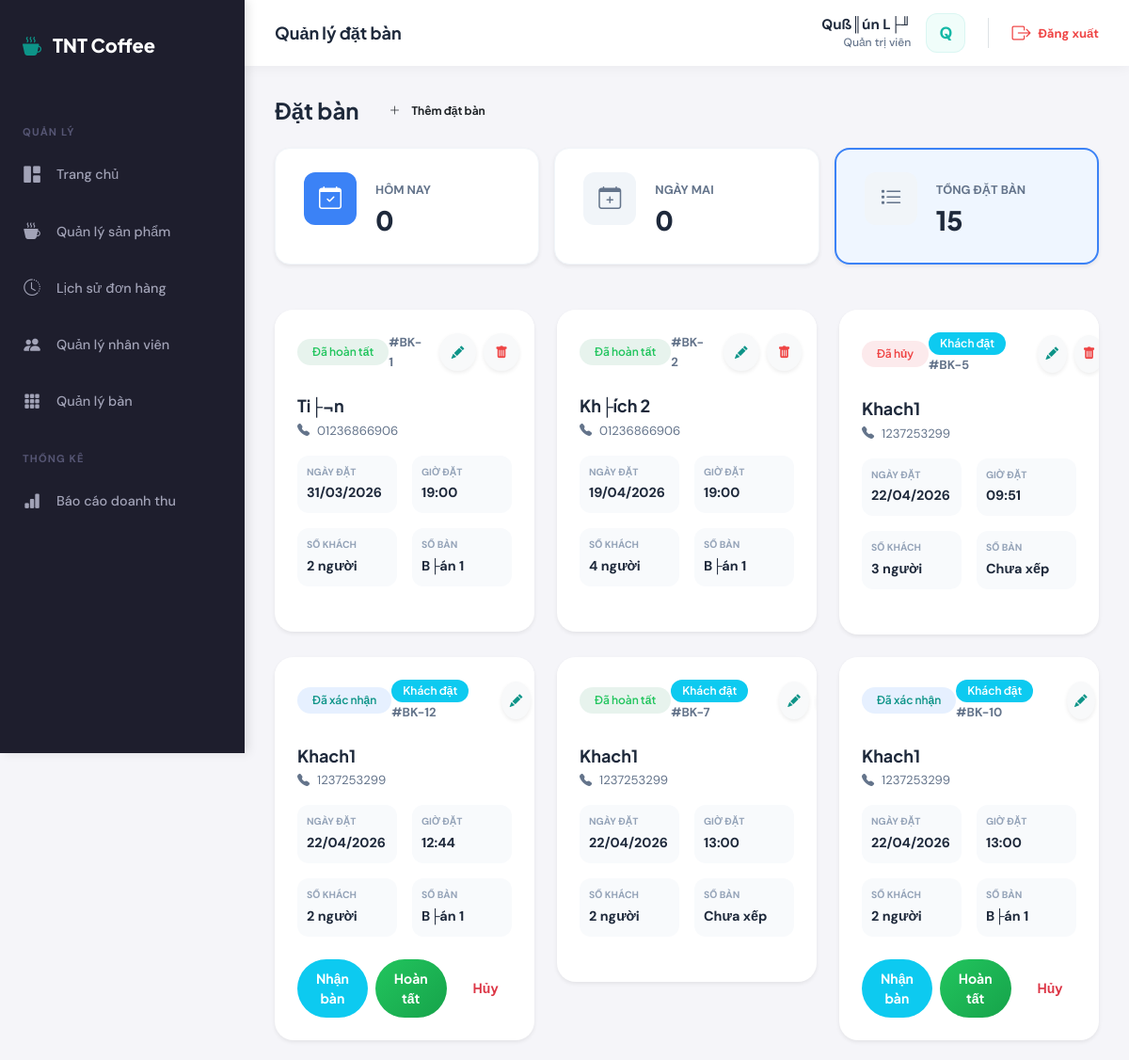
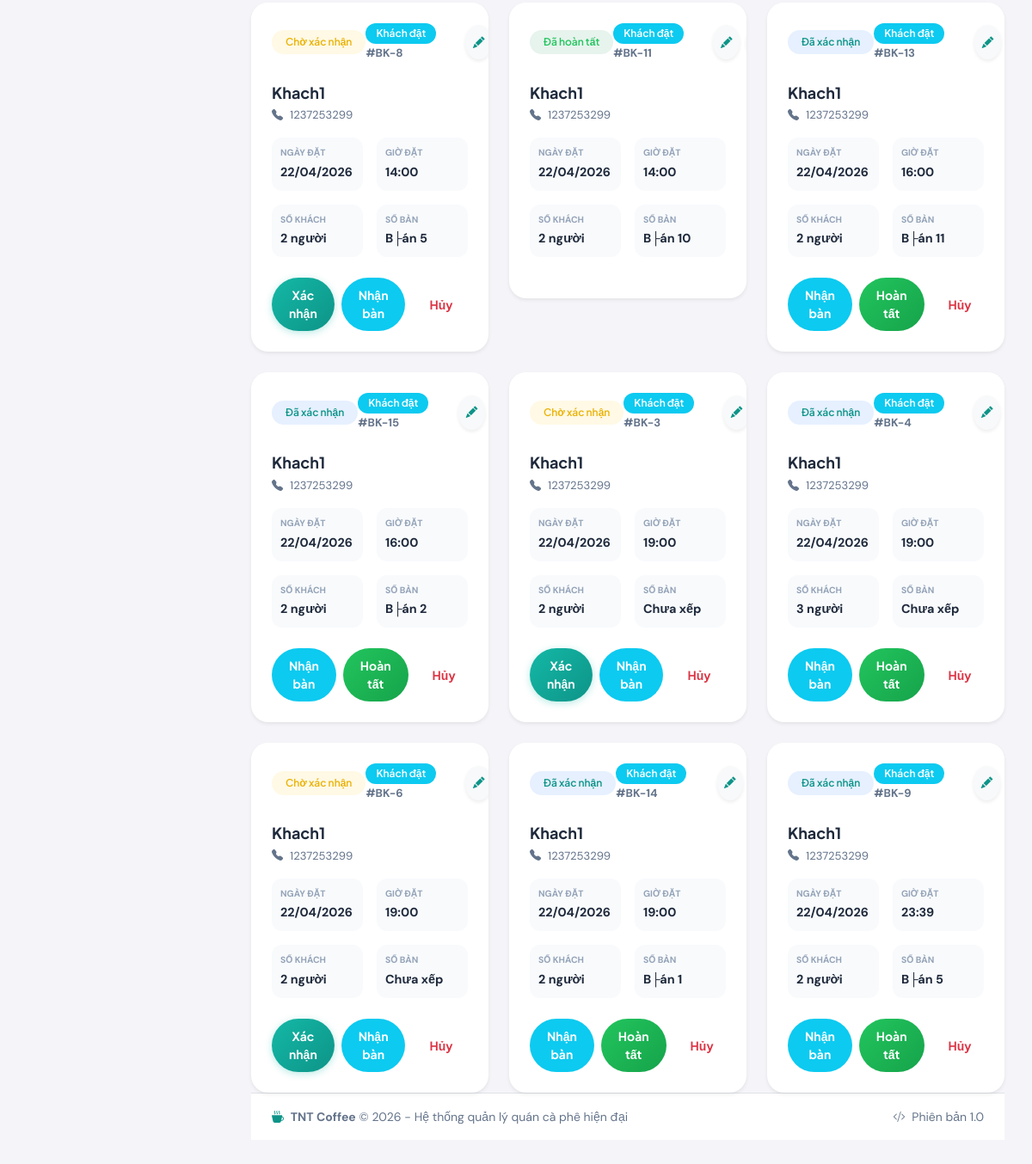
/admin/bookings/index.php (signed in), run on the app's committed database (2 pictures, top to bottom).
### tables this page shows
CREATE TABLE `bookings` (
  `id` int(11) NOT NULL AUTO_INCREMENT,
  `customer_id` int(11) DEFAULT NULL,
  `customer_name` varchar(100) NOT NULL,
  `customer_phone` varchar(20) NOT NULL,
  `table_id` int(11) DEFAULT NULL,
  `booking_date` date NOT NULL,
  `booking_time` time NOT NULL,
  `guests` int(11) DEFAULT 2,
  `note` text DEFAULT NULL,
  `status` enum('pending','confirmed','using','cancelled','completed') DEFAULT 'pending',
  `created_at` timestamp NOT NULL DEFAULT current_timestamp(),
  `updated_at` timestamp NOT NULL DEFAULT current_timestamp() ON UPDATE current_timestamp(),
  `created_by_role` enum('admin','employee','customer') DEFAULT 'admin',
  PRIMARY KEY (`id`),
  KEY `table_id` (`table_id`),
  KEY `customer_id` (`customer_id`),
  CONSTRAINT `bookings_ibfk_1` FOREIGN KEY (`table_id`) REFERENCES `tables` (`id`) ON DELETE SET NULL,
  CONSTRAINT `bookings_ibfk_2` FOREIGN KEY (`customer_id`) REFERENCES `customers` (`id`) ON DELETE SET NULL
);

CREATE TABLE `tables` (
  `id` int(11) NOT NULL AUTO_INCREMENT,
  `name` varchar(50) NOT NULL,
  `capacity` int(11) NOT NULL DEFAULT 4,
  `status` enum('free','booked','busy') DEFAULT 'free',
  `created_at` timestamp NULL DEFAULT current_timestamp(),
  `updated_at` timestamp NULL DEFAULT current_timestamp() ON UPDATE current_timestamp(),
  PRIMARY KEY (`id`)
);

### config/database.php (called while the page is built, shortened)
<?php
function executeQuery($pdo, $sql, $params = []) {
    try {
        $stmt = $pdo->prepare($sql);
        $stmt->execute($params);
        return $stmt;
    } catch (PDOException $e) {
        error_log("Query Error: " . $e->getMessage());
        throw $e;
    }
}
function fetchOne($pdo, $sql, $params = []) {
    $stmt = executeQuery($pdo, $sql, $params);
    return $stmt->fetch();
}
function fetchAll($pdo, $sql, $params = []) {
    $stmt = executeQuery($pdo, $sql, $params);
    return $stmt->fetchAll();
}

### admin/bookings/index.php (the view, shortened to what this page needs)
<?php
require_once dirname(dirname(__DIR__)) . '/config/database.php';
try {
    $pdo->exec("CREATE TABLE IF NOT EXISTS bookings (
        id INT AUTO_INCREMENT PRIMARY KEY,
        customer_name VARCHAR(100) NOT NULL,
        customer_phone VARCHAR(20) NOT NULL,
        table_id INT NULL,
        booking_date DATE NOT NULL,
        booking_time TIME NOT NULL,
        guests INT DEFAULT 2,
        note TEXT,
        status ENUM('pending', 'confirmed', 'using', 'cancelled', 'completed') DEFAULT 'pending',
        created_by_role ENUM('admin', 'employee') DEFAULT 'admin',
        created_at TIMESTAMP DEFAULT CURRENT_TIMESTAMP,
        updated_at TIMESTAMP DEFAULT CURRENT_TIMESTAMP ON UPDATE CURRENT_TIMESTAMP,
        FOREIGN KEY (table_id) REFERENCES tables(id) ON DELETE SET NULL
    ) ENGINE=InnoDB DEFAULT CHARSET=utf8mb4 COLLATE=utf8mb4_unicode_ci");
    $pdo->exec("ALTER TABLE bookings MODIFY COLUMN status ENUM('pending', 'confirmed', 'using', 'cancelled', 'completed') DEFAULT 'pending'");
    $checkColumn = $pdo->query("SHOW COLUMNS FROM bookings LIKE 'created_by_role'")->fetch();
    if (!$checkColumn) {
        $pdo->exec("ALTER TABLE bookings ADD COLUMN created_by_role ENUM('admin', 'employee', 'customer') DEFAULT 'admin' AFTER status");
    } else {
        $pdo->exec("ALTER TABLE bookings MODIFY COLUMN created_by_role ENUM('admin', 'employee', 'customer') DEFAULT 'admin'");
    }
    $pdo->exec("ALTER TABLE tables MODIFY COLUMN status ENUM('free', 'booked', 'busy') DEFAULT 'free'");
} catch (Exception $e) { }
$today = date('Y-m-d');
$tomorrow = date('Y-m-d', strtotime('+1 day'));
$stats = [
    'today' => fetchOne($pdo, "SELECT COUNT(*) as count FROM bookings WHERE booking_date = ?", [$today])['count'],
    'tomorrow' => fetchOne($pdo, "SELECT COUNT(*) as count FROM bookings WHERE booking_date = ?", [$tomorrow])['count'],
    'total' => fetchOne($pdo, "SELECT COUNT(*) as count FROM bookings")['count']
];
$current_filter = $_GET['filter'] ?? 'all';
$sql = "SELECT b.*, t.name as table_name, c.full_name as linked_customer_name
        FROM bookings b
        LEFT JOIN tables t ON b.table_id = t.id
        LEFT JOIN customers c ON b.customer_id = c.id";
$params = [];
$sql .= " ORDER BY b.booking_date ASC, b.booking_time ASC";
$bookings = fetchAll($pdo, $sql, $params);
require_once dirname(dirname(__DIR__)) . '/includes/header.php';
?>
<div class="main-content-pos">
    <div class="d-flex justify-content-between align-items-center mb-4">
        <div class="d-flex align-items-center gap-3">
            <h3 class="fw-bold mb-0">Đặt bàn</h3>
            <button class="btn btn-brown rounded-pill px-3 py-1-5 x-small fw-bold" data-bs-toggle="modal" data-bs-target="#addBookingModal">
                <i class="bi bi-plus-lg me-1"></i> Thêm đặt bàn
            </button>
        </div>
    </div>
    <div class="row g-3 mb-5">
        <div class="col-md-4">
            <a href="?filter=today" class="text-decoration-none">
                <div class="booking-stat-card <?= $current_filter === 'today' ? 'active-filter' : '' ?> shadow-sm">
                    <div class="stat-icon bg-blue-pos"><i class="bi bi-calendar-check"></i></div>
                    <div class="stat-info">
                        <div class="stat-label">Hôm nay</div>
                        <div class="stat-value"><?= $stats['today'] ?></div>
                    </div>
                </div>
            </a>
        </div>
        <div class="col-md-4">
            <a href="?filter=tomorrow" class="text-decoration-none">
                <div class="booking-stat-card <?= $current_filter === 'tomorrow' ? 'active-filter' : '' ?> shadow-sm">
                    <div class="stat-icon bg-gray-light-pos"><i class="bi bi-calendar-plus"></i></div>
                    <div class="stat-info">
                        <div class="stat-label">Ngày mai</div>
                        <div class="stat-value"><?= $stats['tomorrow'] ?></div>
                    </div>
                </div>
            </a>
        </div>
        <div class="col-md-4">
            <a href="?filter=all" class="text-decoration-none">
                <div class="booking-stat-card <?= $current_filter === 'all' ? 'active-filter' : '' ?> shadow-sm">
                    <div class="stat-icon bg-gray-light-pos"><i class="bi bi-list-task"></i></div>
                    <div class="stat-info">
                        <div class="stat-label">Tổng đặt bàn</div>
                        <div class="stat-value"><?= $stats['total'] ?></div>
                    </div>
                </div>
            </a>
        </div>
    </div>
    <?php if (empty($bookings)): ?>
        <div class="booking-empty-container shadow-sm border-0">
            <div class="empty-content text-center py-5">
                <div class="empty-icon-box mb-3">
                    <i class="bi bi-calendar-x fs-1 text-muted opacity-50"></i>
                </div>
                <h5 class="fw-bold mb-1">Không có lịch đặt bàn</h5>
                <p class="text-muted small mb-4">Rất tiếc, hiện tại không có lượt đặt bàn nào cho mục này.</p>
                <button class="btn btn-brown rounded-pill px-4 py-2 fw-bold" data-bs-toggle="modal" data-bs-target="#addBookingModal">
                    <i class="bi bi-plus-lg me-2"></i> Thêm đặt bàn mới
                </button>
            </div>
        </div>
    <?php else: ?>
        <div class="row g-4">
            <?php foreach ($bookings as $b):
                $status_theme = [
                    'pending' => 'warning',
                    'confirmed' => 'primary',
                    'using' => 'info',
                    'cancelled' => 'danger',
                    'completed' => 'success'
                ];
                $status_label = [
                    'pending' => 'Chờ xác nhận',
                    'confirmed' => 'Đã xác nhận',
                    'using' => 'Đang sử dụng',
                    'cancelled' => 'Đã hủy',
                    'completed' => 'Đã hoàn tất'
                ];
            ?>
                <div class="col-xl-4 col-md-6">
                    <div class="booking-card shadow-sm border-0">
                        <div class="card-header border-0 bg-white d-flex justify-content-between align-items-center pt-4 px-4 pb-0">
                            <span class="badge text-<?= $status_theme[$b['status']] ?> bg-<?= $status_theme[$b['status']] ?> bg-opacity-10 py-2 px-3 rounded-pill">
                                <?= $status_label[$b['status']] ?>
                            </span>
                            <div class="d-flex align-items-center gap-2">
                                <span class="text-muted small fw-bold me-2">
                                    <?php if ($b['created_by_role'] === 'customer'): ?>
                                        <span class="badge bg-info text-white">Khách đặt</span>
                                    <?php endif; ?>
                                    #BK-<?= $b['id'] ?>
                                </span>
                                <button class="btn btn-sm btn-icon rounded-circle bg-light border-0 shadow-sm" title="Chỉnh sửa" data-bs-toggle="modal" data-bs-target="#editBookingModal<?= $b['id'] ?>">
                                    <i class="bi bi-pencil-fill text-primary" style="font-size: 0.85rem;"></i>
                                </button>
                                <a href="?action=delete&id=<?= $b['id'] ?>" class="btn btn-sm btn-icon rounded-circle bg-light border-0 shadow-sm" title="Xóa" onclick="return confirm('Bạn có chắc chắn muốn xóa đặt bàn này?');">
                                    <i class="bi bi-trash-fill text-danger" style="font-size: 0.85rem;"></i>
                                </a>
                            </div>
                        </div>
                        <div class="card-body p-4">
                            <h5 class="fw-bold mb-1"><?= htmlspecialchars($b['customer_name']) ?></h5>
                            <p class="text-muted small mb-3"><i class="bi bi-telephone-fill me-2"></i><?= htmlspecialchars($b['customer_phone']) ?></p>
                            <div class="row g-3 mb-4">
                                <div class="col-6">
                                    <div class="info-mini">
                                        <div class="label">Ngày đặt</div>
                                        <div class="value"><?= date('d/m/Y', strtotime($b['booking_date'])) ?></div>
                                    </div>
                                </div>
                                <div class="col-6">
                                    <div class="info-mini">
                                        <div class="label">Giờ đặt</div>
                                        <div class="value"><?= date('H:i', strtotime($b['booking_time'])) ?></div>
                                    </div>
                                </div>
                                <div class="col-6">
                                    <div class="info-mini">
                                        <div class="label">Số khách</div>
                                        <div class="value"><?= $b['guests'] ?> người</div>
                                    </div>
                                </div>
                                <div class="col-6">
                                    <div class="info-mini text-primary">
                                        <div class="label">Số bàn</div>
                                        <div class="value fw-bold"><?= $b['table_name'] ?: 'Chưa xếp' ?></div>
                                    </div>
                                </div>
                            </div>
                            <div class="d-flex gap-2">
                                <?php if ($b['status'] === 'pending'): ?>
                                    <a href="?action=confirm&id=<?= $b['id'] ?>" class="btn btn-primary flex-grow-1 rounded-pill py-2-5 small fw-bold">Xác nhận</a>
                                    <a href="?action=checkin&id=<?= $b['id'] ?>" class="btn btn-info text-white flex-grow-1 rounded-pill py-2-5 small fw-bold">Nhận bàn</a>
                                    <a href="?action=cancel&id=<?= $b['id'] ?>" class="btn btn-outline-danger flex-grow-1 rounded-pill py-2-5 small fw-bold">Hủy</a>
                                <?php elseif ($b['status'] === 'confirmed'): ?>
                                    <a href="?action=checkin&id=<?= $b['id'] ?>" class="btn btn-info text-white flex-grow-1 rounded-pill py-2-5 small fw-bold">Nhận bàn</a>
                                    <a href="?action=complete&id=<?= $b['id'] ?>" class="btn btn-success flex-grow-1 rounded-pill py-2-5 small fw-bold">Hoàn tất</a>
                                    <a href="?action=cancel&id=<?= $b['id'] ?>" class="btn btn-outline-danger flex-grow-1 rounded-pill py-2-5 small fw-bold">Hủy</a>
                                <?php elseif ($b['status'] === 'using'): ?>
                                    <a href="?action=complete&id=<?= $b['id'] ?>" class="btn btn-success flex-grow-1 rounded-pill py-2-5 small fw-bold">Hoàn tất</a>
                                    <a href="?action=cancel&id=<?= $b['id'] ?>" class="btn btn-outline-danger flex-grow-1 rounded-pill py-2-5 small fw-bold">Hủy</a>
                                <?php endif; ?>
                            </div>
                        </div>
                    </div>
                </div>
            <?php endforeach; ?>
        </div>
    <?php endif; ?>
</div>
<?php require_once dirname(dirname(__DIR__)) . '/includes/footer.php'; ?>

### data on the page
bookings: status "Đã hoàn tất", id "1", customer_name "Ti├¬n", customer_phone "01236866906", booking_date "31/03/2026", booking_time "19:00", guests "2", table.name "B├án 1"
bookings: status "Đã hoàn tất", id "2", customer_name "Kh├ích 2", customer_phone "01236866906", booking_date "19/04/2026", booking_time "19:00", guests "4", table.name "B├án 1"
bookings: status "Đã hủy", created_by_role "Khách đặt", id "5", customer_name "Khach1", customer_phone "1237253299", booking_date "22/04/2026", booking_time "09:51", guests "3", table_name "Chưa xếp"
bookings: status "Đã xác nhận", created_by_role "Khách đặt", id "12", customer_name "Khach1", customer_phone "1237253299", booking_date "22/04/2026", booking_time "12:44", guests "2", table.name "B├án 1"
bookings: status "Đã hoàn tất", created_by_role "Khách đặt", id "7", customer_name "Khach1", customer_phone "1237253299", booking_date "22/04/2026", booking_time "13:00", guests "2", table_name "Chưa xếp"
bookings: status "Đã xác nhận", created_by_role "Khách đặt", id "10", customer_name "Khach1", customer_phone "1237253299", booking_date "22/04/2026", booking_time "13:00", guests "2", table.name "B├án 1"
bookings: status "Chờ xác nhận", created_by_role "Khách đặt", id "8", customer_name "Khach1", customer_phone "1237253299", booking_date "22/04/2026", booking_time "14:00", guests "2", table.name "B├án 5"
bookings: status "Đã hoàn tất", created_by_role "Khách đặt", id "11", customer_name "Khach1", customer_phone "1237253299", booking_date "22/04/2026", booking_time "14:00", guests "2", table.name "B├án 10"
bookings: status "Đã xác nhận", created_by_role "Khách đặt", id "13", customer_name "Khach1", customer_phone "1237253299", booking_date "22/04/2026", booking_time "16:00", guests "2", table.name "B├án 11"
bookings: status "Đã xác nhận", created_by_role "Khách đặt", id "15", customer_name "Khach1", customer_phone "1237253299", booking_date "22/04/2026", booking_time "16:00", guests "2", table.name "B├án 2"
bookings: status "Chờ xác nhận", created_by_role "Khách đặt", id "3", customer_name "Khach1", customer_phone "1237253299", booking_date "22/04/2026", booking_time "19:00", guests "2", table_name "Chưa xếp"
bookings: status "Đã xác nhận", created_by_role "Khách đặt", id "4", customer_name "Khach1", customer_phone "1237253299", booking_date "22/04/2026", booking_time "19:00", guests "3", table_name "Chưa xếp"
bookings: status "Chờ xác nhận", created_by_role "Khách đặt", id "6", customer_name "Khach1", customer_phone "1237253299", booking_date "22/04/2026", booking_time "19:00", guests "2", table_name "Chưa xếp"
bookings: status "Đã xác nhận", created_by_role "Khách đặt", id "14", customer_name "Khach1", customer_phone "1237253299", booking_date "22/04/2026", booking_time "19:00", guests "2", table.name "B├án 1"
bookings: status "Đã xác nhận", created_by_role "Khách đặt", id "9", customer_name "Khach1", customer_phone "1237253299", booking_date "22/04/2026", booking_time "23:39", guests "2", table.name "B├án 5"

### other printed values
$pageTitle "Quản lý đặt bàn"
$userName "Quß║ún L├╜"
$userInitial "Q"
$stats['today'] "0"
$stats['tomorrow'] "0"
$stats['total'] "15"
